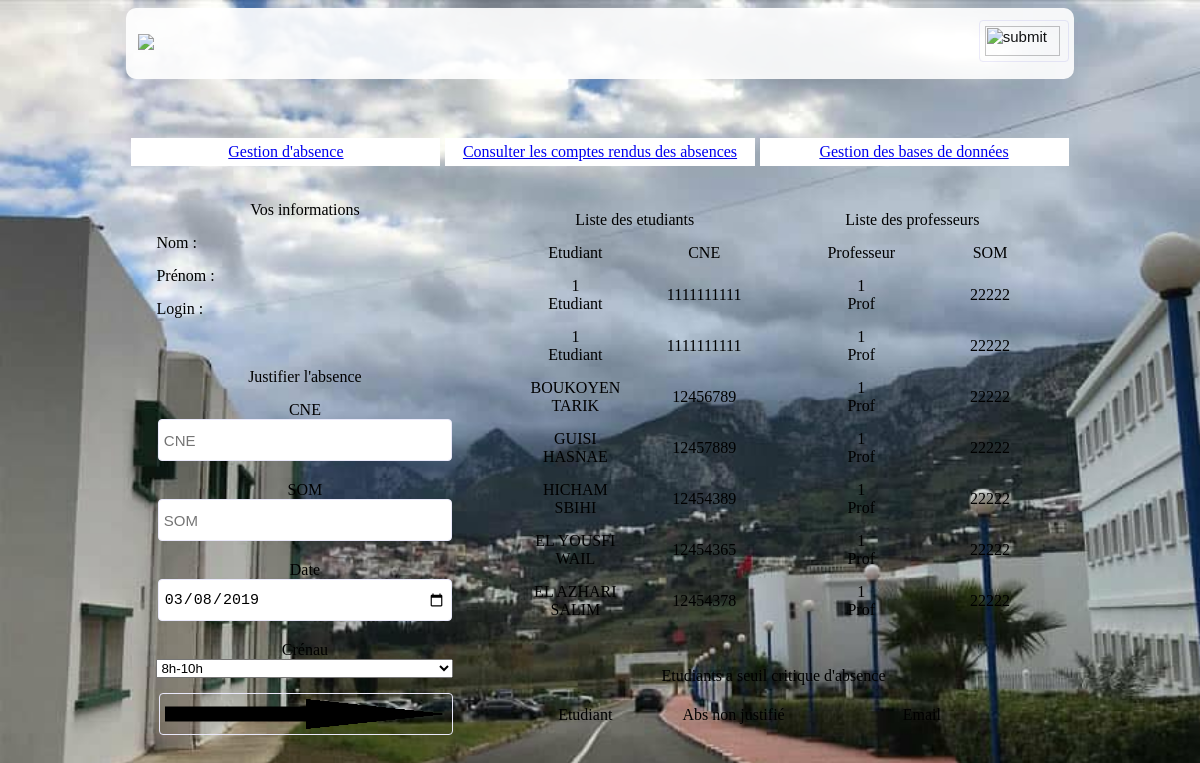
The app's page /home.php with its own data.
### tables this page shows
CREATE TABLE IF NOT EXISTS `prof` (
  `Num` int(20) NOT NULL AUTO_INCREMENT,
  `Nom` varchar(30) NOT NULL,
  `Prénom` varchar(30) NOT NULL,
  `SOM` varchar(30) NOT NULL,
  `Pass` varchar(30) NOT NULL,
  `Sexe` varchar(30) NOT NULL,
  `Email` varchar(30) NOT NULL,
  `Telephone` varchar(30) NOT NULL,
  PRIMARY KEY (`Num`),
  UNIQUE KEY `SOM` (`SOM`)
);

### home.php (the view, shortened to what this page needs)
<?php
	try {
	 	$bdd = new PDO('mysql:host=localhost;dbname=ensateabsence;charset=utf8', 'root', '');
	 }
	 catch (Exception $e) {
	 	die('Erreur : '.$e->getMessage());
	 }
?>
<!DOCTYPE html>
<html>
	<head>
		<link rel="stylesheet" type="text/css" href="index.css">
	</head>
	<body>
		<header>
			<table width="80%" align="center" class="hboard" cellpadding="5" cellspacing="5">
				<tr>
					<td width="90%" align="left">
						<a href="../index.html"><img src="../logo%20gi.png" width="30%"></a>
					</td>
					<td width="10%" align="right">
						<form action="quitter.php" method="POST">
							<input type="image" name="go" value="submit" src="../quitter.png" width="50%">
						</form>
					</td>
				</tr>
			</table>
			<br><br><br>
		</header>
		<nav>
      <table width="80%" align="center" class="fboard" cellpadding="5" cellspacing="5">
        <tr align="center">
          <td width="33%" style="background-color: #FFFFFF;">
            <span class="t2"><a href="home.php"> Gestion d'absence</a></span>
          </td>
          <td width="33%" style="background-color: #FFFFFF;">
            <span class="t1"><a href="consulter.php">Consulter les comptes rendus des absences</span>
          </td>
          <td width="33%" style="background-color: #FFFFFF;">
            <span class="t1"><a href="gestion.php">Gestion des bases de données</span>
          </td>
        </tr>
      </table>
    </nav>
		<section>
			<table width="80%" align="center" cellpadding="10" cellspacing="10">
				<tr>
					<td width="25%" valign="top">
						<table width="100%" class="dboard" cellpadding="5" cellspacing="5">
							<tr>
								<td class="t1" align="center">
									Vos informations
								</td>
							</tr>
							<tr>
								<td>
									Nom : <?php echo $nom ; ?>
								</td>
							</tr>
							<tr>
								<td>
									Prénom : <?php echo $prénom ; ?>
								</td>
							</tr>
							<tr>
								<td>
									Login : <?php echo $_POST['NomUtil'] ; ?>
								</td>
							</tr>
						</table>
					</td>
					<td width="75%" rowspan="2" valign="top">
						<table width="100%" class="fboard" cellpadding="5" cellspacing="5">
							<tr>
								<td width="50%" valign="top">
									<table width="100%" cellpadding="5" cellspacing="5">
									<tr>
										<td align="center" colspan="2">
											<span class="t1">Liste des etudiants</span>
										</td>
									</tr>
									<tr>
								<td align="center">
									Etudiant
								</td>
								<td align="center">
									CNE
								</td>
									</tr>
								<?php
								$reponsex = $bdd->query('SELECT COUNT(*) FROM étudiant');
	 								while ($donnees2 = $reponsex->fetch()){
	 									$num = $donnees2['COUNT(*)'];
									}
								for ($i=1; $i < $num+1 ; $i++) {
									$reponse8 = $bdd->query('SELECT Nom FROM étudiant WHERE Num=\''.$i.'\' ');
	 										while ($donnees2 = $reponse8->fetch()){
	 											$nom2= $donnees2['Nom'];
	 										}
									$reponse9 = $bdd->query('SELECT Prénom FROM étudiant WHERE Num=\''.$i.'\' ');
	 										while ($donnees2 = $reponse9->fetch()){
	 											$prénom2 = $donnees2['Prénom'];
	 										}
									$reponse10 = $bdd->query('SELECT CNE FROM étudiant WHERE Num=\''.$i.'\' ');
	 										while ($donnees2 = $reponse10->fetch()){
	 											$CNE2 = $donnees2['CNE'];
	 										}
	 								echo "<tr align='center'><td>";
	 								echo $nom2 ."<br>". $prénom2;
	 								echo "</td><td>";
	 								echo $CNE2 ;
	 								echo "</td></tr>";
	 								};
	 							?>
	 							</table>
								</td>
								<td width="50%" valign="top">
									<table width="100%" cellspacing="5" cellpadding="5">
									<tr>
										<td align="center" colspan="2">
											<span class="t1">Liste des professeurs</span>
										</td>
									</tr>
									<tr>
									<td align="center">
									Professeur
									</td>
									<td align="center">
									SOM
									</td>
									</tr>
									<?php
									$reponsey = $bdd->query('SELECT COUNT(*) FROM prof');
	 								while ($donnees3 = $reponsey->fetch()){
	 									$num2 = $donnees3['COUNT(*)'];
									}
								for ($i=1; $i < $num2+1 ; $i++) {
									$reponse8 = $bdd->query('SELECT Nom FROM prof WHERE Num=\''.$i.'\' ');
	 										while ($donnees3 = $reponse8->fetch()){
	 											$nom3= $donnees3['Nom'];
	 										}
									$reponse9 = $bdd->query('SELECT Prénom FROM prof WHERE Num=\''.$i.'\' ');
	 										while ($donnees3 = $reponse9->fetch()){
	 											$prénom3 = $donnees3['Prénom'];
	 										}
									$reponse10 = $bdd->query('SELECT SOM FROM prof WHERE Num=\''.$i.'\' ');
	 										while ($donnees3 = $reponse10->fetch()){
	 											$SOM3 = $donnees3['SOM'];
	 										}
	 										echo "<tr align='center'><td>";
	 								echo $nom3 ."<br>". $prénom3;
	 								echo "</td><td>";
	 								echo $SOM3 ;
	 								echo "</td></tr>";
	 								}
									 ?>
									 </table>
								</td>
							</tr>
						</table>
						<br>
						<table width="100%" class="dboard" cellpadding="5" cellspacing="5">
							<tr>
								<td width="100%" align="center">
									<span class="fail">Etudiants a seuil critique d'absence</span><br><br>
									<table width="100%">
									<tr>
									<td align="center" width="30%">
									Etudiant
									</td>
									<td align="center" width="25%">
									Abs non justifié
									</td>
									<td align="center" width="45%">
									Email
									</td>
									</tr>
	 							</table>
								</td>
							</tr>
						</table>
					</td>
				</tr>
				<tr>
					<td width="25%" valign="top" align="center">
        				  <form method="POST" action="absence.php">
							<table width="100%" class="dboard" cellpadding="5" cellspacing="5" align="center">
							<tr>
								<td class="t1" align="center">
									Justifier l'absence
								</td>
							</tr>
							<tr>
								<td align="center">
									CNE <br> <input type="texte" name="CNE" placeholder="CNE" required class="write" size="36%">  <input type="hidden" name="typea" value="J">
								</td>
							</tr>
							<tr>
								<td align="center">
									SOM <br> <input type="texte" name="SOM" placeholder="SOM" required class="write" size="36%">						 </td>
							</tr>
							<tr>
								<td align="center">
									Date <br> <input type="date" class="write" name="date" size="36%" value="<?php echo date('Y-m-d'); ?>">
								</td>
							</tr>
							<tr>
								<td align="center">
									Crénau <br>
									<select name="crenau" class="write">
										<option value="8h-10h">8h-10h</option>
									</select>
								</td>
							</tr>
							<tr>
								<td align="right">
									<input type="image" name="sup" value="submit" src="abs.png" width="20%">
								</td>
							</tr>
						</table>
            			</form>
					</td>
				</tr>
			</table>
		</section>
	</body>
</html>

### index.css (style rules this page uses)
body { background-image: url(back.jpg); background-position: auto; background-attachment: fixed; background-size: cover; }
.hboard { background: #FFFFFF; border-radius: 10px; padding: 2px; opacity: 0.9; }
input { width: 95%; height: 30px; padding: 5px; margin-bottom: 5px; font-size: 15px; border: 1px solid #EAE9FB; border-radius: 4px; }

### records on screen
étudiant: Nom "1", Prénom "Etudiant", CNE "1111111111"
étudiant: Nom "BOUKOYEN", Prénom "TARIK", CNE "12456789"
étudiant: Nom "GUISI", Prénom "HASNAE", CNE "12457889"
étudiant: Nom "HICHAM", Prénom "SBIHI", CNE "12454389"
étudiant: Nom "EL YOUSFI", Prénom "WAIL", CNE "12454365"
étudiant: Nom "EL AZHARI", Prénom "SALIM", CNE "12454378"
prof: Nom "1", Prénom "Prof", SOM "22222"
